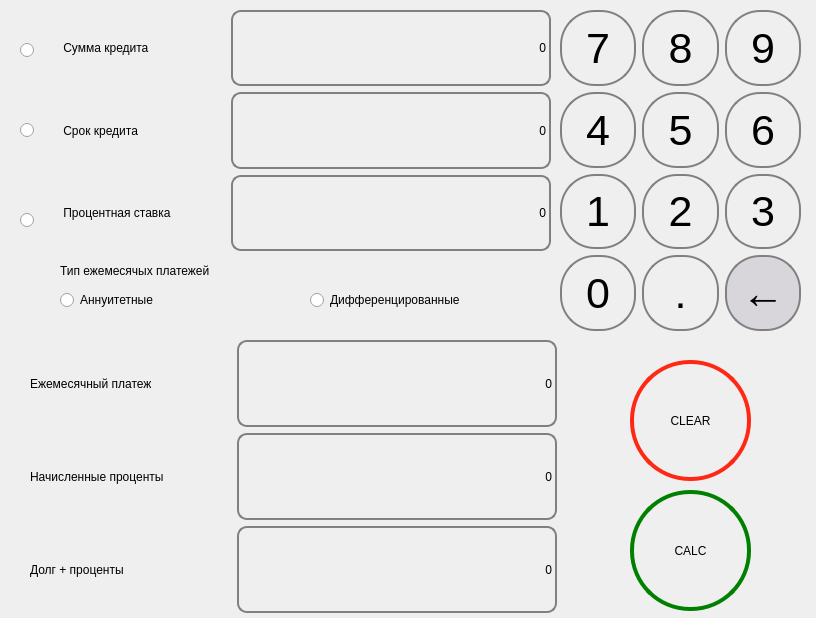
<?xml version="1.0" encoding="UTF-8"?>
<ui version="4.0">
 <class>CreditCalc</class>
 <widget class="QDialog" name="CreditCalc">
  <property name="geometry">
   <rect>
    <x>0</x>
    <y>0</y>
    <width>816</width>
    <height>618</height>
   </rect>
  </property>
  <property name="sizePolicy">
   <sizepolicy hsizetype="Minimum" vsizetype="Minimum">
    <horstretch>0</horstretch>
    <verstretch>0</verstretch>
   </sizepolicy>
  </property>
  <property name="minimumSize">
   <size>
    <width>816</width>
    <height>618</height>
   </size>
  </property>
  <property name="maximumSize">
   <size>
    <width>816</width>
    <height>618</height>
   </size>
  </property>
  <property name="windowTitle">
   <string>Dialog</string>
  </property>
  <widget class="QWidget" name="gridLayoutWidget">
   <property name="geometry">
    <rect>
     <x>60</x>
     <y>10</y>
     <width>491</width>
     <height>241</height>
    </rect>
   </property>
   <property name="sizePolicy">
    <sizepolicy hsizetype="Preferred" vsizetype="Preferred">
     <horstretch>0</horstretch>
     <verstretch>0</verstretch>
    </sizepolicy>
   </property>
   <property name="minimumSize">
    <size>
     <width>491</width>
     <height>241</height>
    </size>
   </property>
   <layout class="QGridLayout" name="gridLayout">
    <item row="0" column="0">
     <widget class="QLabel" name="label">
      <property name="sizePolicy">
       <sizepolicy hsizetype="Preferred" vsizetype="Preferred">
        <horstretch>0</horstretch>
        <verstretch>0</verstretch>
       </sizepolicy>
      </property>
      <property name="minimumSize">
       <size>
        <width>130</width>
        <height>22</height>
       </size>
      </property>
      <property name="styleSheet">
       <string>font: 18pt &quot;.AppleSystemUIFont&quot;;
font: 18pt &quot;.AppleSystemUIFont&quot;;</string>
      </property>
      <property name="text">
       <string> Сумма кредита</string>
      </property>
     </widget>
    </item>
    <item row="6" column="0">
     <widget class="QLabel" name="label_3">
      <property name="sizePolicy">
       <sizepolicy hsizetype="Preferred" vsizetype="Preferred">
        <horstretch>0</horstretch>
        <verstretch>0</verstretch>
       </sizepolicy>
      </property>
      <property name="minimumSize">
       <size>
        <width>159</width>
        <height>22</height>
       </size>
      </property>
      <property name="styleSheet">
       <string>font: 18pt &quot;.AppleSystemUIFont&quot;;
font: 18pt &quot;.AppleSystemUIFont&quot;;</string>
      </property>
      <property name="text">
       <string> Процентная ставка</string>
      </property>
     </widget>
    </item>
    <item row="4" column="0">
     <widget class="QLabel" name="label_2">
      <property name="sizePolicy">
       <sizepolicy hsizetype="Preferred" vsizetype="Preferred">
        <horstretch>0</horstretch>
        <verstretch>0</verstretch>
       </sizepolicy>
      </property>
      <property name="minimumSize">
       <size>
        <width>115</width>
        <height>22</height>
       </size>
      </property>
      <property name="styleSheet">
       <string>font: 18pt &quot;.AppleSystemUIFont&quot;;
font: 18pt &quot;.AppleSystemUIFont&quot;;</string>
      </property>
      <property name="text">
       <string> Срок кредита</string>
      </property>
     </widget>
    </item>
    <item row="0" column="1">
     <widget class="QLabel" name="disp_sum">
      <property name="sizePolicy">
       <sizepolicy hsizetype="Preferred" vsizetype="Preferred">
        <horstretch>0</horstretch>
        <verstretch>0</verstretch>
       </sizepolicy>
      </property>
      <property name="minimumSize">
       <size>
        <width>320</width>
        <height>73</height>
       </size>
      </property>
      <property name="styleSheet">
       <string notr="true">border-radius: 10px;
font: 24pt &quot;.AppleSystemUIFont&quot;;
border: 2px solid gray;</string>
      </property>
      <property name="text">
       <string>0</string>
      </property>
      <property name="alignment">
       <set>Qt::AlignRight|Qt::AlignTrailing|Qt::AlignVCenter</set>
      </property>
     </widget>
    </item>
    <item row="4" column="1">
     <widget class="QLabel" name="disp_deadline">
      <property name="sizePolicy">
       <sizepolicy hsizetype="Preferred" vsizetype="Preferred">
        <horstretch>0</horstretch>
        <verstretch>0</verstretch>
       </sizepolicy>
      </property>
      <property name="minimumSize">
       <size>
        <width>320</width>
        <height>73</height>
       </size>
      </property>
      <property name="styleSheet">
       <string notr="true">border-radius: 10px;
font: 24pt &quot;.AppleSystemUIFont&quot;;
border: 2px solid gray;</string>
      </property>
      <property name="text">
       <string>0</string>
      </property>
      <property name="alignment">
       <set>Qt::AlignRight|Qt::AlignTrailing|Qt::AlignVCenter</set>
      </property>
     </widget>
    </item>
    <item row="6" column="1">
     <widget class="QLabel" name="disp_percent">
      <property name="sizePolicy">
       <sizepolicy hsizetype="Preferred" vsizetype="Preferred">
        <horstretch>0</horstretch>
        <verstretch>0</verstretch>
       </sizepolicy>
      </property>
      <property name="minimumSize">
       <size>
        <width>320</width>
        <height>73</height>
       </size>
      </property>
      <property name="styleSheet">
       <string notr="true">border-radius: 10px;
font: 24pt &quot;.AppleSystemUIFont&quot;;
border: 2px solid gray;</string>
      </property>
      <property name="text">
       <string>0</string>
      </property>
      <property name="alignment">
       <set>Qt::AlignRight|Qt::AlignTrailing|Qt::AlignVCenter</set>
      </property>
     </widget>
    </item>
   </layout>
  </widget>
  <widget class="QLabel" name="label_5">
   <property name="geometry">
    <rect>
     <x>60</x>
     <y>260</y>
     <width>241</width>
     <height>22</height>
    </rect>
   </property>
   <property name="sizePolicy">
    <sizepolicy hsizetype="Preferred" vsizetype="Preferred">
     <horstretch>0</horstretch>
     <verstretch>0</verstretch>
    </sizepolicy>
   </property>
   <property name="minimumSize">
    <size>
     <width>241</width>
     <height>22</height>
    </size>
   </property>
   <property name="styleSheet">
    <string>font: 18pt &quot;.AppleSystemUIFont&quot;;
font: 18pt &quot;.AppleSystemUIFont&quot;;</string>
   </property>
   <property name="text">
    <string>Тип ежемесячых платежей</string>
   </property>
  </widget>
  <widget class="QRadioButton" name="radio_ann_pay">
   <property name="geometry">
    <rect>
     <x>60</x>
     <y>290</y>
     <width>241</width>
     <height>20</height>
    </rect>
   </property>
   <property name="sizePolicy">
    <sizepolicy hsizetype="Preferred" vsizetype="Preferred">
     <horstretch>0</horstretch>
     <verstretch>0</verstretch>
    </sizepolicy>
   </property>
   <property name="minimumSize">
    <size>
     <width>241</width>
     <height>20</height>
    </size>
   </property>
   <property name="styleSheet">
    <string notr="true">font: 18pt &quot;.AppleSystemUIFont&quot;;
font: 18pt &quot;.AppleSystemUIFont&quot;;</string>
   </property>
   <property name="text">
    <string>Аннуитетные</string>
   </property>
  </widget>
  <widget class="QRadioButton" name="radio_diff_pay">
   <property name="geometry">
    <rect>
     <x>310</x>
     <y>290</y>
     <width>241</width>
     <height>20</height>
    </rect>
   </property>
   <property name="sizePolicy">
    <sizepolicy hsizetype="Preferred" vsizetype="Preferred">
     <horstretch>0</horstretch>
     <verstretch>0</verstretch>
    </sizepolicy>
   </property>
   <property name="minimumSize">
    <size>
     <width>241</width>
     <height>20</height>
    </size>
   </property>
   <property name="styleSheet">
    <string notr="true">font: 18pt &quot;.AppleSystemUIFont&quot;;
font: 18pt &quot;.AppleSystemUIFont&quot;;</string>
   </property>
   <property name="text">
    <string>Дифференцированные</string>
   </property>
  </widget>
  <widget class="QPushButton" name="pushButton_Calc">
   <property name="geometry">
    <rect>
     <x>630</x>
     <y>490</y>
     <width>121</width>
     <height>121</height>
    </rect>
   </property>
   <property name="sizePolicy">
    <sizepolicy hsizetype="Preferred" vsizetype="Preferred">
     <horstretch>0</horstretch>
     <verstretch>0</verstretch>
    </sizepolicy>
   </property>
   <property name="minimumSize">
    <size>
     <width>100</width>
     <height>100</height>
    </size>
   </property>
   <property name="styleSheet">
    <string notr="true">QPushButton {
	border-radius: 60px;
	font: 24pt &quot;.AppleSystemUIFont&quot;;
	border: 4px solid green;
}

QPushButton:pressed {
	background-color: green;
	color: white;
}</string>
   </property>
   <property name="text">
    <string>CALC</string>
   </property>
  </widget>
  <widget class="QWidget" name="gridLayoutWidget_2">
   <property name="geometry">
    <rect>
     <x>560</x>
     <y>10</y>
     <width>241</width>
     <height>321</height>
    </rect>
   </property>
   <property name="sizePolicy">
    <sizepolicy hsizetype="Preferred" vsizetype="Preferred">
     <horstretch>0</horstretch>
     <verstretch>0</verstretch>
    </sizepolicy>
   </property>
   <property name="minimumSize">
    <size>
     <width>241</width>
     <height>321</height>
    </size>
   </property>
   <layout class="QGridLayout" name="gridLayout_2">
    <item row="3" column="1">
     <widget class="QPushButton" name="pushButton_0">
      <property name="sizePolicy">
       <sizepolicy hsizetype="Preferred" vsizetype="Preferred">
        <horstretch>0</horstretch>
        <verstretch>0</verstretch>
       </sizepolicy>
      </property>
      <property name="minimumSize">
       <size>
        <width>73</width>
        <height>72</height>
       </size>
      </property>
      <property name="font">
       <font>
        <pointsize>32</pointsize>
        <bold>false</bold>
        <kerning>true</kerning>
       </font>
      </property>
      <property name="styleSheet">
       <string notr="true">QPushButton {
	border: 2px solid gray;
 	border-radius: 35px;
}

QPushButton:pressed {
	background-color: qlineargradient(x1: 0, y1: 0, x2: 0, y2: 1, 
									stop:  0 #dadbde, stop: 1 #f6f7fa);
}</string>
      </property>
      <property name="text">
       <string>0</string>
      </property>
     </widget>
    </item>
    <item row="2" column="1">
     <widget class="QPushButton" name="pushButton_1">
      <property name="sizePolicy">
       <sizepolicy hsizetype="Preferred" vsizetype="Preferred">
        <horstretch>0</horstretch>
        <verstretch>0</verstretch>
       </sizepolicy>
      </property>
      <property name="minimumSize">
       <size>
        <width>73</width>
        <height>72</height>
       </size>
      </property>
      <property name="font">
       <font>
        <pointsize>32</pointsize>
        <bold>false</bold>
        <kerning>true</kerning>
       </font>
      </property>
      <property name="styleSheet">
       <string notr="true">QPushButton {
	border: 2px solid gray;
 	border-radius: 35px;
	margin: 0px
}

QPushButton:pressed {
	background-color: qlineargradient(x1: 0, y1: 0, x2: 0, y2: 1, 
									stop:  0 #dadbde, stop: 1 #f6f7fa);
}
</string>
      </property>
      <property name="text">
       <string>1</string>
      </property>
     </widget>
    </item>
    <item row="3" column="2">
     <widget class="QPushButton" name="pushButton_t">
      <property name="sizePolicy">
       <sizepolicy hsizetype="Preferred" vsizetype="Preferred">
        <horstretch>0</horstretch>
        <verstretch>0</verstretch>
       </sizepolicy>
      </property>
      <property name="minimumSize">
       <size>
        <width>73</width>
        <height>72</height>
       </size>
      </property>
      <property name="font">
       <font>
        <pointsize>32</pointsize>
        <bold>false</bold>
        <kerning>true</kerning>
       </font>
      </property>
      <property name="styleSheet">
       <string notr="true">QPushButton {
	border: 2px solid gray;
 	border-radius: 35px;
	margin: 0px
}

QPushButton:pressed {
	background-color: qlineargradient(x1: 0, y1: 0, x2: 0, y2: 1, 
									stop:  0 #dadbde, stop: 1 #f6f7fa);
}</string>
      </property>
      <property name="text">
       <string>.</string>
      </property>
     </widget>
    </item>
    <item row="3" column="3">
     <widget class="QPushButton" name="pushButton_BackSpace">
      <property name="sizePolicy">
       <sizepolicy hsizetype="Preferred" vsizetype="Preferred">
        <horstretch>0</horstretch>
        <verstretch>0</verstretch>
       </sizepolicy>
      </property>
      <property name="minimumSize">
       <size>
        <width>73</width>
        <height>72</height>
       </size>
      </property>
      <property name="font">
       <font>
        <pointsize>32</pointsize>
        <bold>false</bold>
        <kerning>true</kerning>
       </font>
      </property>
      <property name="toolTip">
       <string>&lt;html&gt;&lt;head/&gt;&lt;body&gt;&lt;p&gt;Возведение в степень&lt;/p&gt;&lt;/body&gt;&lt;/html&gt;</string>
      </property>
      <property name="styleSheet">
       <string notr="true">QPushButton {
	border: 2px solid gray;
 	border-radius: 35px;
	background-color:rgb(216, 214, 218);
	margin: 0px
}

QPushButton:pressed {
	background-color: qlineargradient(x1: 0, y1: 0, x2: 0, y2: 1, 
									stop:  0 #dadbde, stop: 1 #f6f7fa);
}</string>
      </property>
      <property name="text">
       <string>←</string>
      </property>
     </widget>
    </item>
    <item row="2" column="3">
     <widget class="QPushButton" name="pushButton_3">
      <property name="sizePolicy">
       <sizepolicy hsizetype="Preferred" vsizetype="Preferred">
        <horstretch>0</horstretch>
        <verstretch>0</verstretch>
       </sizepolicy>
      </property>
      <property name="minimumSize">
       <size>
        <width>73</width>
        <height>72</height>
       </size>
      </property>
      <property name="font">
       <font>
        <pointsize>32</pointsize>
        <bold>false</bold>
        <kerning>true</kerning>
       </font>
      </property>
      <property name="styleSheet">
       <string notr="true">QPushButton {
	border: 2px solid gray;
 	border-radius: 35px;
	margin: 0px
}

QPushButton:pressed {
	background-color: qlineargradient(x1: 0, y1: 0, x2: 0, y2: 1, 
									stop:  0 #dadbde, stop: 1 #f6f7fa);
}</string>
      </property>
      <property name="text">
       <string>3</string>
      </property>
      <property name="autoDefault">
       <bool>false</bool>
      </property>
      <property name="default">
       <bool>false</bool>
      </property>
     </widget>
    </item>
    <item row="2" column="2">
     <widget class="QPushButton" name="pushButton_2">
      <property name="sizePolicy">
       <sizepolicy hsizetype="Preferred" vsizetype="Preferred">
        <horstretch>0</horstretch>
        <verstretch>0</verstretch>
       </sizepolicy>
      </property>
      <property name="minimumSize">
       <size>
        <width>73</width>
        <height>72</height>
       </size>
      </property>
      <property name="font">
       <font>
        <pointsize>32</pointsize>
        <bold>false</bold>
        <kerning>true</kerning>
       </font>
      </property>
      <property name="styleSheet">
       <string notr="true">QPushButton {
	border: 2px solid gray;
 	border-radius: 35px;
	margin: 0px
}

QPushButton:pressed {
	background-color: qlineargradient(x1: 0, y1: 0, x2: 0, y2: 1, 
									stop:  0 #dadbde, stop: 1 #f6f7fa);
}</string>
      </property>
      <property name="text">
       <string>2</string>
      </property>
     </widget>
    </item>
    <item row="1" column="1">
     <widget class="QPushButton" name="pushButton_4">
      <property name="sizePolicy">
       <sizepolicy hsizetype="Preferred" vsizetype="Preferred">
        <horstretch>0</horstretch>
        <verstretch>0</verstretch>
       </sizepolicy>
      </property>
      <property name="minimumSize">
       <size>
        <width>73</width>
        <height>73</height>
       </size>
      </property>
      <property name="font">
       <font>
        <pointsize>32</pointsize>
        <bold>false</bold>
        <kerning>true</kerning>
       </font>
      </property>
      <property name="styleSheet">
       <string notr="true">QPushButton {
	border: 2px solid gray;
 	border-radius: 35px;
	margin: 0px
}

QPushButton:pressed {
	background-color: qlineargradient(x1: 0, y1: 0, x2: 0, y2: 1, 
									stop:  0 #dadbde, stop: 1 #f6f7fa);
}</string>
      </property>
      <property name="text">
       <string>4</string>
      </property>
     </widget>
    </item>
    <item row="1" column="2">
     <widget class="QPushButton" name="pushButton_5">
      <property name="sizePolicy">
       <sizepolicy hsizetype="Preferred" vsizetype="Preferred">
        <horstretch>0</horstretch>
        <verstretch>0</verstretch>
       </sizepolicy>
      </property>
      <property name="minimumSize">
       <size>
        <width>73</width>
        <height>73</height>
       </size>
      </property>
      <property name="font">
       <font>
        <pointsize>32</pointsize>
        <bold>false</bold>
        <kerning>true</kerning>
       </font>
      </property>
      <property name="styleSheet">
       <string notr="true">QPushButton {
	border: 2px solid gray;
 	border-radius: 35px;
	margin: 0px
}

QPushButton:pressed {
	background-color: qlineargradient(x1: 0, y1: 0, x2: 0, y2: 1, 
									stop:  0 #dadbde, stop: 1 #f6f7fa);
}</string>
      </property>
      <property name="text">
       <string>5</string>
      </property>
     </widget>
    </item>
    <item row="1" column="3">
     <widget class="QPushButton" name="pushButton_6">
      <property name="sizePolicy">
       <sizepolicy hsizetype="Preferred" vsizetype="Preferred">
        <horstretch>0</horstretch>
        <verstretch>0</verstretch>
       </sizepolicy>
      </property>
      <property name="minimumSize">
       <size>
        <width>73</width>
        <height>73</height>
       </size>
      </property>
      <property name="font">
       <font>
        <pointsize>32</pointsize>
        <bold>false</bold>
        <kerning>true</kerning>
       </font>
      </property>
      <property name="styleSheet">
       <string notr="true">QPushButton {
	border: 2px solid grey;
 	border-radius: 35px;
	margin: 0px
}

QPushButton:pressed {
	background-color: qlineargradient(x1: 0, y1: 0, x2: 0, y2: 1, 
									stop:  0 #dadbde, stop: 1 #f6f7fa);
}</string>
      </property>
      <property name="text">
       <string>6</string>
      </property>
     </widget>
    </item>
    <item row="0" column="1">
     <widget class="QPushButton" name="pushButton_7">
      <property name="sizePolicy">
       <sizepolicy hsizetype="Preferred" vsizetype="Preferred">
        <horstretch>0</horstretch>
        <verstretch>0</verstretch>
       </sizepolicy>
      </property>
      <property name="minimumSize">
       <size>
        <width>73</width>
        <height>72</height>
       </size>
      </property>
      <property name="font">
       <font>
        <pointsize>32</pointsize>
        <bold>false</bold>
        <kerning>true</kerning>
       </font>
      </property>
      <property name="styleSheet">
       <string notr="true">QPushButton {
	border: 2px solid gray;
 	border-radius: 35px;
	margin: 0px
}

QPushButton:pressed {
	background-color: qlineargradient(x1: 0, y1: 0, x2: 0, y2: 1, 
									stop:  0 #dadbde, stop: 1 #f6f7fa);
}</string>
      </property>
      <property name="text">
       <string>7</string>
      </property>
     </widget>
    </item>
    <item row="0" column="2">
     <widget class="QPushButton" name="pushButton_8">
      <property name="sizePolicy">
       <sizepolicy hsizetype="Preferred" vsizetype="Preferred">
        <horstretch>0</horstretch>
        <verstretch>0</verstretch>
       </sizepolicy>
      </property>
      <property name="minimumSize">
       <size>
        <width>73</width>
        <height>72</height>
       </size>
      </property>
      <property name="font">
       <font>
        <pointsize>32</pointsize>
        <bold>false</bold>
        <kerning>true</kerning>
       </font>
      </property>
      <property name="styleSheet">
       <string notr="true">QPushButton {
	border: 2px solid gray;
 	border-radius: 35px;
	margin: 0px
}

QPushButton:pressed {
	background-color: qlineargradient(x1: 0, y1: 0, x2: 0, y2: 1, 
									stop:  0 #dadbde, stop: 1 #f6f7fa);
}</string>
      </property>
      <property name="text">
       <string>8</string>
      </property>
     </widget>
    </item>
    <item row="0" column="3">
     <widget class="QPushButton" name="pushButton_9">
      <property name="sizePolicy">
       <sizepolicy hsizetype="Preferred" vsizetype="Preferred">
        <horstretch>0</horstretch>
        <verstretch>0</verstretch>
       </sizepolicy>
      </property>
      <property name="minimumSize">
       <size>
        <width>73</width>
        <height>72</height>
       </size>
      </property>
      <property name="font">
       <font>
        <pointsize>32</pointsize>
        <bold>false</bold>
        <kerning>true</kerning>
       </font>
      </property>
      <property name="styleSheet">
       <string notr="true">QPushButton {
	border: 2px solid gray;
 	border-radius: 35px;
	margin: 0px
}

QPushButton:pressed {
	background-color: qlineargradient(x1: 0, y1: 0, x2: 0, y2: 1, 
									stop:  0 #dadbde, stop: 1 #f6f7fa);
}</string>
      </property>
      <property name="text">
       <string>9</string>
      </property>
     </widget>
    </item>
   </layout>
  </widget>
  <widget class="QRadioButton" name="radio_sum">
   <property name="geometry">
    <rect>
     <x>20</x>
     <y>40</y>
     <width>16</width>
     <height>20</height>
    </rect>
   </property>
   <property name="sizePolicy">
    <sizepolicy hsizetype="Preferred" vsizetype="Preferred">
     <horstretch>0</horstretch>
     <verstretch>0</verstretch>
    </sizepolicy>
   </property>
   <property name="minimumSize">
    <size>
     <width>16</width>
     <height>20</height>
    </size>
   </property>
   <property name="text">
    <string/>
   </property>
   <attribute name="buttonGroup">
    <string notr="true">buttonGroup</string>
   </attribute>
  </widget>
  <widget class="QRadioButton" name="radio_deadline">
   <property name="geometry">
    <rect>
     <x>20</x>
     <y>120</y>
     <width>16</width>
     <height>20</height>
    </rect>
   </property>
   <property name="sizePolicy">
    <sizepolicy hsizetype="Preferred" vsizetype="Preferred">
     <horstretch>0</horstretch>
     <verstretch>0</verstretch>
    </sizepolicy>
   </property>
   <property name="minimumSize">
    <size>
     <width>16</width>
     <height>20</height>
    </size>
   </property>
   <property name="text">
    <string/>
   </property>
   <attribute name="buttonGroup">
    <string notr="true">buttonGroup</string>
   </attribute>
  </widget>
  <widget class="QRadioButton" name="radio_percent">
   <property name="geometry">
    <rect>
     <x>20</x>
     <y>210</y>
     <width>16</width>
     <height>20</height>
    </rect>
   </property>
   <property name="sizePolicy">
    <sizepolicy hsizetype="Preferred" vsizetype="Preferred">
     <horstretch>0</horstretch>
     <verstretch>0</verstretch>
    </sizepolicy>
   </property>
   <property name="minimumSize">
    <size>
     <width>16</width>
     <height>20</height>
    </size>
   </property>
   <property name="text">
    <string/>
   </property>
   <attribute name="buttonGroup">
    <string notr="true">buttonGroup</string>
   </attribute>
  </widget>
  <widget class="QWidget" name="gridLayoutWidget_3">
   <property name="geometry">
    <rect>
     <x>30</x>
     <y>340</y>
     <width>527</width>
     <height>273</height>
    </rect>
   </property>
   <property name="sizePolicy">
    <sizepolicy hsizetype="Preferred" vsizetype="Preferred">
     <horstretch>0</horstretch>
     <verstretch>0</verstretch>
    </sizepolicy>
   </property>
   <property name="minimumSize">
    <size>
     <width>527</width>
     <height>273</height>
    </size>
   </property>
   <layout class="QGridLayout" name="gridLayout_3">
    <item row="3" column="0">
     <widget class="QLabel" name="label_6">
      <property name="sizePolicy">
       <sizepolicy hsizetype="Preferred" vsizetype="Preferred">
        <horstretch>0</horstretch>
        <verstretch>0</verstretch>
       </sizepolicy>
      </property>
      <property name="minimumSize">
       <size>
        <width>159</width>
        <height>22</height>
       </size>
      </property>
      <property name="styleSheet">
       <string>font: 18pt &quot;.AppleSystemUIFont&quot;;
font: 18pt &quot;.AppleSystemUIFont&quot;;</string>
      </property>
      <property name="text">
       <string>Долг + проценты</string>
      </property>
     </widget>
    </item>
    <item row="2" column="0">
     <widget class="QLabel" name="label_7">
      <property name="sizePolicy">
       <sizepolicy hsizetype="Preferred" vsizetype="Preferred">
        <horstretch>0</horstretch>
        <verstretch>0</verstretch>
       </sizepolicy>
      </property>
      <property name="minimumSize">
       <size>
        <width>195</width>
        <height>22</height>
       </size>
      </property>
      <property name="styleSheet">
       <string>font: 18pt &quot;.AppleSystemUIFont&quot;;
font: 18pt &quot;.AppleSystemUIFont&quot;;</string>
      </property>
      <property name="text">
       <string>Начисленные проценты</string>
      </property>
     </widget>
    </item>
    <item row="2" column="1">
     <widget class="QLabel" name="over_pay">
      <property name="sizePolicy">
       <sizepolicy hsizetype="Preferred" vsizetype="Preferred">
        <horstretch>0</horstretch>
        <verstretch>0</verstretch>
       </sizepolicy>
      </property>
      <property name="minimumSize">
       <size>
        <width>320</width>
        <height>83</height>
       </size>
      </property>
      <property name="styleSheet">
       <string notr="true">border-radius: 10px;
font: 24pt &quot;.AppleSystemUIFont&quot;;
border: 2px solid gray;</string>
      </property>
      <property name="text">
       <string>0</string>
      </property>
      <property name="alignment">
       <set>Qt::AlignRight|Qt::AlignTrailing|Qt::AlignVCenter</set>
      </property>
     </widget>
    </item>
    <item row="3" column="1">
     <widget class="QLabel" name="gen_sum">
      <property name="sizePolicy">
       <sizepolicy hsizetype="Preferred" vsizetype="Preferred">
        <horstretch>0</horstretch>
        <verstretch>0</verstretch>
       </sizepolicy>
      </property>
      <property name="minimumSize">
       <size>
        <width>320</width>
        <height>84</height>
       </size>
      </property>
      <property name="styleSheet">
       <string notr="true">border-radius: 10px;
font: 24pt &quot;.AppleSystemUIFont&quot;;
border: 2px solid gray;</string>
      </property>
      <property name="text">
       <string>0</string>
      </property>
      <property name="alignment">
       <set>Qt::AlignRight|Qt::AlignTrailing|Qt::AlignVCenter</set>
      </property>
     </widget>
    </item>
    <item row="1" column="1">
     <widget class="QLabel" name="pay_mounth">
      <property name="sizePolicy">
       <sizepolicy hsizetype="Preferred" vsizetype="Preferred">
        <horstretch>0</horstretch>
        <verstretch>0</verstretch>
       </sizepolicy>
      </property>
      <property name="minimumSize">
       <size>
        <width>320</width>
        <height>84</height>
       </size>
      </property>
      <property name="styleSheet">
       <string notr="true">border-radius: 10px;
font: 24pt &quot;.AppleSystemUIFont&quot;;
border: 2px solid gray;</string>
      </property>
      <property name="text">
       <string>0</string>
      </property>
      <property name="alignment">
       <set>Qt::AlignRight|Qt::AlignTrailing|Qt::AlignVCenter</set>
      </property>
     </widget>
    </item>
    <item row="1" column="0">
     <widget class="QLabel" name="label_4">
      <property name="sizePolicy">
       <sizepolicy hsizetype="Preferred" vsizetype="Preferred">
        <horstretch>0</horstretch>
        <verstretch>0</verstretch>
       </sizepolicy>
      </property>
      <property name="minimumSize">
       <size>
        <width>177</width>
        <height>22</height>
       </size>
      </property>
      <property name="styleSheet">
       <string>font: 18pt &quot;.AppleSystemUIFont&quot;;
font: 18pt &quot;.AppleSystemUIFont&quot;;</string>
      </property>
      <property name="text">
       <string>Ежемесячный платеж</string>
      </property>
     </widget>
    </item>
   </layout>
  </widget>
  <widget class="QPushButton" name="pushButton_Clear">
   <property name="geometry">
    <rect>
     <x>630</x>
     <y>360</y>
     <width>121</width>
     <height>121</height>
    </rect>
   </property>
   <property name="sizePolicy">
    <sizepolicy hsizetype="Preferred" vsizetype="Preferred">
     <horstretch>0</horstretch>
     <verstretch>0</verstretch>
    </sizepolicy>
   </property>
   <property name="minimumSize">
    <size>
     <width>100</width>
     <height>100</height>
    </size>
   </property>
   <property name="styleSheet">
    <string notr="true">QPushButton {
	border-radius: 60px;
	font: 24pt &quot;.AppleSystemUIFont&quot;;
	border: 4px solid rgb(255, 40, 21);
}

QPushButton:pressed {
	background-color: rgb(255, 40, 21);
	color: rgb(255, 255, 255);
}
</string>
   </property>
   <property name="text">
    <string>CLEAR</string>
   </property>
  </widget>
 </widget>
 <resources/>
 <connections/>
 <buttongroups>
  <buttongroup name="buttonGroup"/>
 </buttongroups>
</ui>
